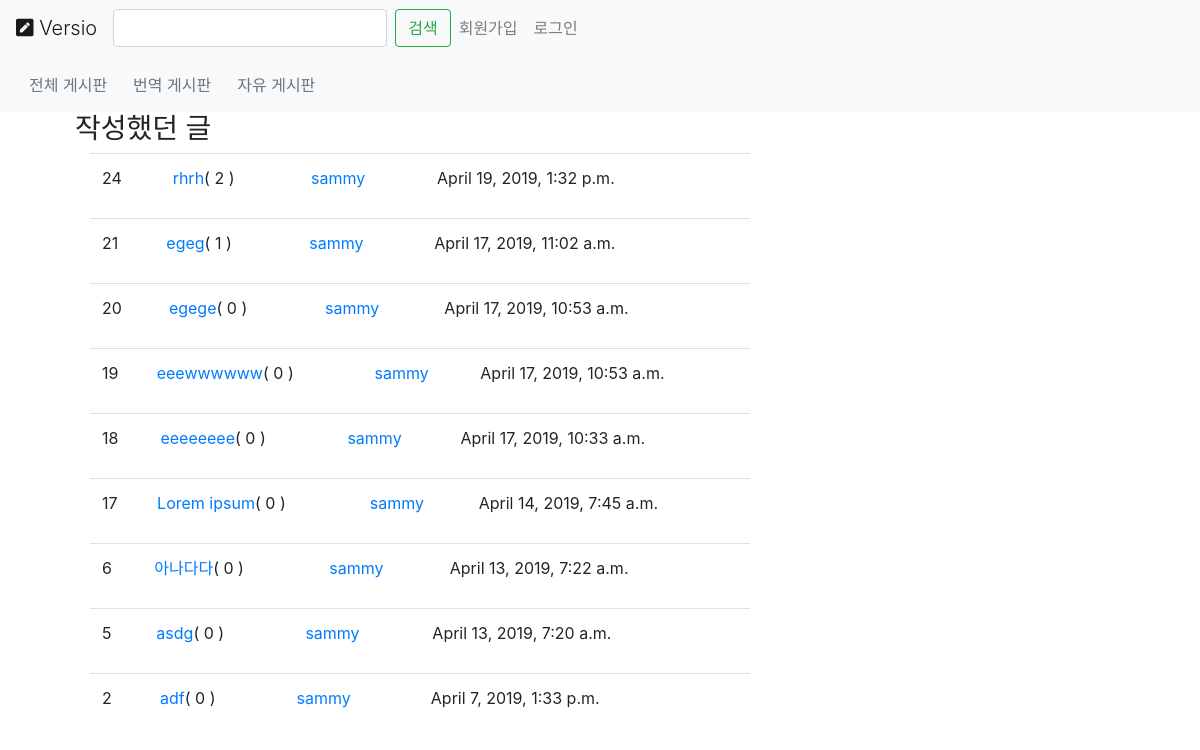
The app's page /posts/by/sammy/, older data.
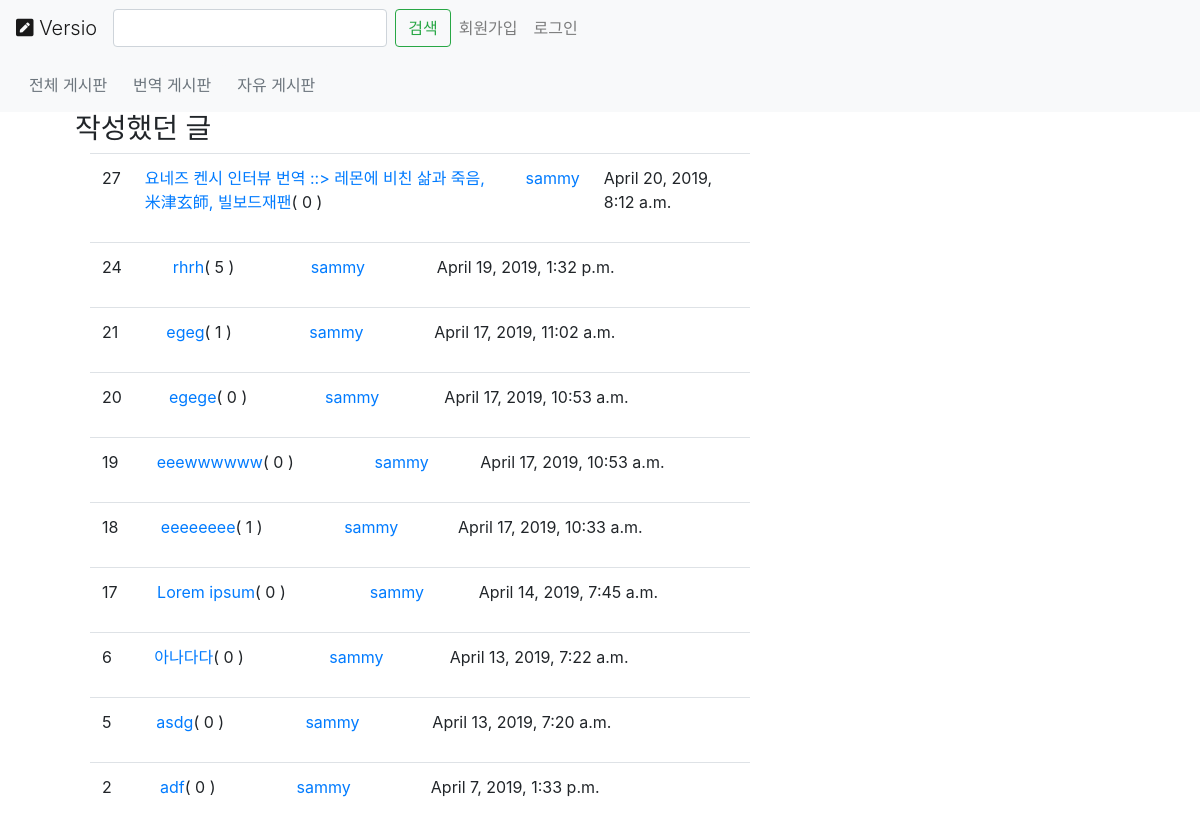
The same page, newer data.
### posts/models.py (models this page shows, shortened)
class Post(models.Model, HitCountMixin):
    user = models.ForeignKey(User, on_delete=models.CASCADE, related_name="posts")
    created_at = models.DateTimeField(auto_now=True)
    text = RichTextField()
    title = models.CharField(max_length=100)
    link = models.URLField()
    class Meta:
        ordering = ["-created_at"]
        unique_together = ["title"]

### posts/views.py (the view)
# urls.py: path("by/<username>/",views.UserPosts.as_view(),name="for_user"),
class UserPosts(generic.ListView):
    model = Post
    template_name = "posts/user_post_list.html"
    def get_queryset(self):
        try:
            self.post_user = User.objects.prefetch_related("posts").get(
                username__iexact=self.kwargs.get("username")
            )
        except User.DoesNotExist:
            raise Http404
        else:
            return self.post_user.posts.all()

### posts/templates/posts/user_post_list.html
{% extends "posts/post_base.html" %}
{% block prepost %}
<div class="col-md-4">
	<h3>작성했던 글</h3>
</div>
{% endblock %}
{% block post_content %}
<div class="col-md-8">
	{% for post in post_list %}
		{% include "posts/_post.html" %}
	{% endfor %}
</div>
{% endblock %}

### posts/templates/posts/_post.html
<div class="table-responsive col-lg">
    <table class="table">
    <tbody>
        <tr scope="row">
          <td>{{post.id}}</td>
          <td ><a href="{% url 'posts:single' username=post.user.username pk=post.pk %}">{{post.title}}</a>( {{post.comments.count}} )</td>
          <td ><a href="{% url 'posts:for_user' username=post.user.username %}">{{post.user.username}}</a></td>
          <td>{{ post.created_at }}</td>
        </tr>
    </tbody>
    </table>
</div>

Row changes from the older to the newer data that the page shows:
added Post: id "27", title "요네즈 켄시 인터뷰 번역 ::> 레몬에 비친 삶과 죽음, 米津玄師, 빌보드재팬", comments.count "0", user.username "sammy", created_at "April 20, 2019, 8:12 a.m."
computed for Post "rhrh": comments.count "2" → "5"
computed for Post "eeeeeeee": comments.count "0" → "1"
